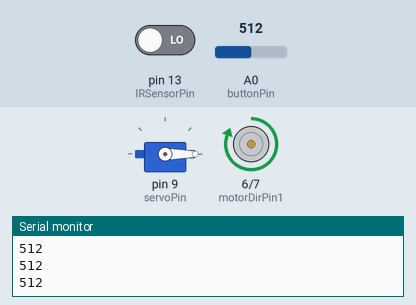
This sketch was run on a simulated Arduino Uno, built with avr-gcc and run on an emulated ATmega328P. On the bench: servo, motor-driver pin pairs drawn as motors (green arrow = first pin HIGH = forward, orange = second pin HIGH = backward, longer = more drive, scaled by the enable pin), the last lines printed to the serial monitor. Inputs (shaded band) come from the test bench; at power-on: A0 (buttonPin) = 512, pin 13 (IRSensorPin) LOW.

Above: at 0.8 s.
0.9 s: A0 (buttonPin) set to 320
2.4 s: A0 (buttonPin) set to 297
At 3.4 s:
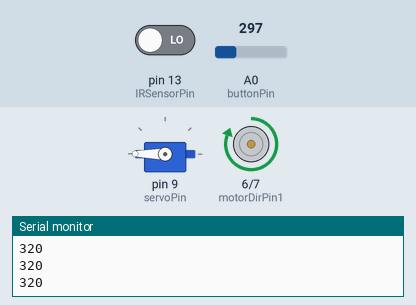
5.4 s: A0 (buttonPin) set to 511
At 5.7 s:
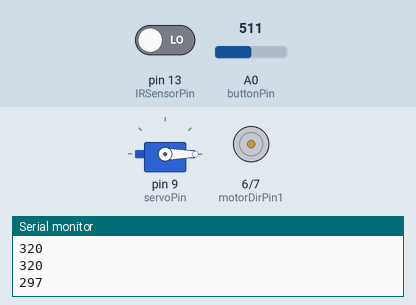
8.4 s: A0 (buttonPin) set to 306
At 10.7 s:
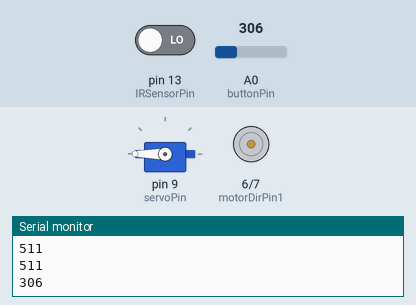
Timing chart, 0 to 12.4 s (numbered marks = the images above; inputs shaded):
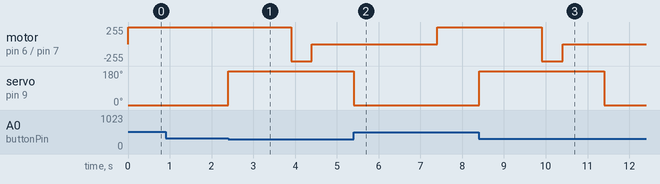

The sketch:

PDF_catapult.ino
```cpp
#include <Servo.h>

Servo launchServo;

const int motorSpeedPin = 5;
const int motorDirPin1 = 6;
const int motorDirPin2 = 7;
const int IRSensorPin = 13;
const int servoPin = 9;
const int buttonPin = A0;
int treshold = 0;
int val = 0;

bool motorDir = 0;
bool loaded = false;
bool blocked = true;


void changeMotorDir(void)
{
  if (!motorDir)
  {
    digitalWrite(motorDirPin1, HIGH);
    digitalWrite(motorDirPin2, LOW);
    motorDir = 1;
  }
  else
  {
    digitalWrite(motorDirPin1, LOW);
    digitalWrite(motorDirPin2, HIGH);
    motorDir = 0;
  }
}

void motorSpeed(int speed)
{
  if (speed >= 0 && speed <= 255)
  {
    analogWrite(motorSpeedPin, speed);
  }
}

void load(void)
{
  changeMotorDir();
  do
  {
    val = analogRead(buttonPin);  // read the input pin
    Serial.println(val);
    motorSpeed(255);
  }
  while (analogRead(buttonPin) > treshold);

  launchServo.write(180);
  delay(1500);
  motorSpeed(0);
  changeMotorDir();
  motorSpeed(255);
  delay(500); // shorten delay once sensor is here
  motorSpeed(0);
  loaded = true;


}

void launch(void)
{
  delay(1000);
  loaded = false;
  launchServo.write(0);
  delay(2000);
  load();
}

void setup()
{
  pinMode(motorSpeedPin, OUTPUT);
  pinMode(motorDirPin1, OUTPUT);
  pinMode(motorDirPin2, OUTPUT);
  pinMode(IRSensorPin, INPUT);
  pinMode(servoPin, OUTPUT);
  pinMode(buttonPin, INPUT);

  Serial.begin(9600);
  treshold = analogRead(buttonPin) - 200;
  launchServo.attach(servoPin);
  launchServo.write(0);
  load();
}

void loop()
{
  val = analogRead(buttonPin);  // read the input pin
  Serial.println(val);
  if(digitalRead(IRSensorPin) == LOW && loaded)
  {
    launch();
  }

}
```

Measured:
- the behaviour switches between 313 and 312 on A0 (buttonPin) (found by bisection; images 0 and 1)
- after the input at 2.4 s, motor on pin 6 (motorDirPin1) / pin 7 (motorDirPin2): forward 255/255 → backward 255/255 after 1.5 s, → stopped 0.50 s later; servo on pin 9 (servoPin): 0° → 180° at once
- after the input at 5.4 s, servo on pin 9 (servoPin): goes on until 5.4 s, then stays 0°
- after the input at 8.4 s, motor on pin 6 (motorDirPin1) / pin 7 (motorDirPin2): forward 255/255 → backward 255/255 after 1.5 s, → stopped 0.50 s later; servo on pin 9 (servoPin): 0° → 180° at once, → 0° 3.0 s later
